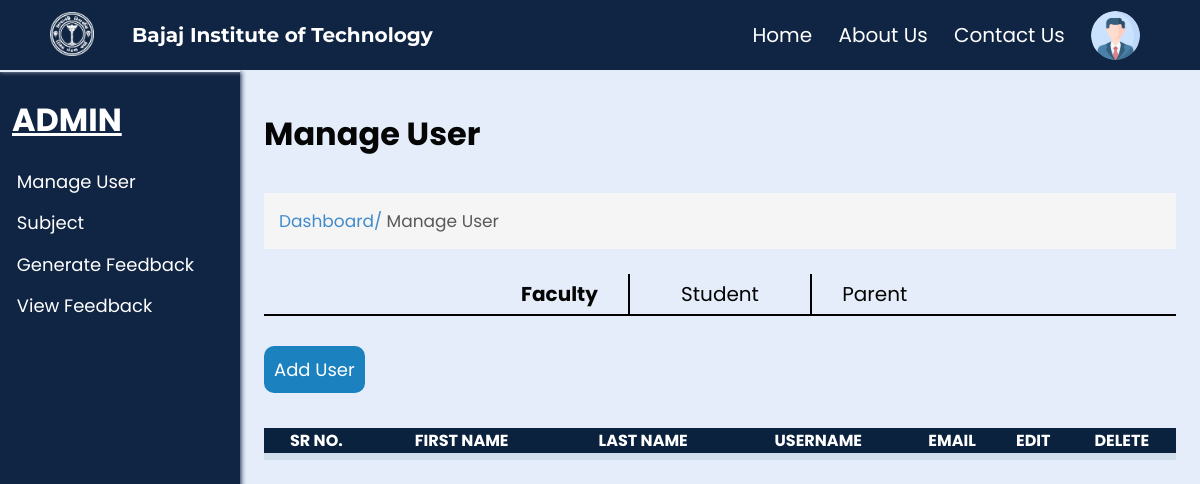
The app's page /ManageUser.php, older data.
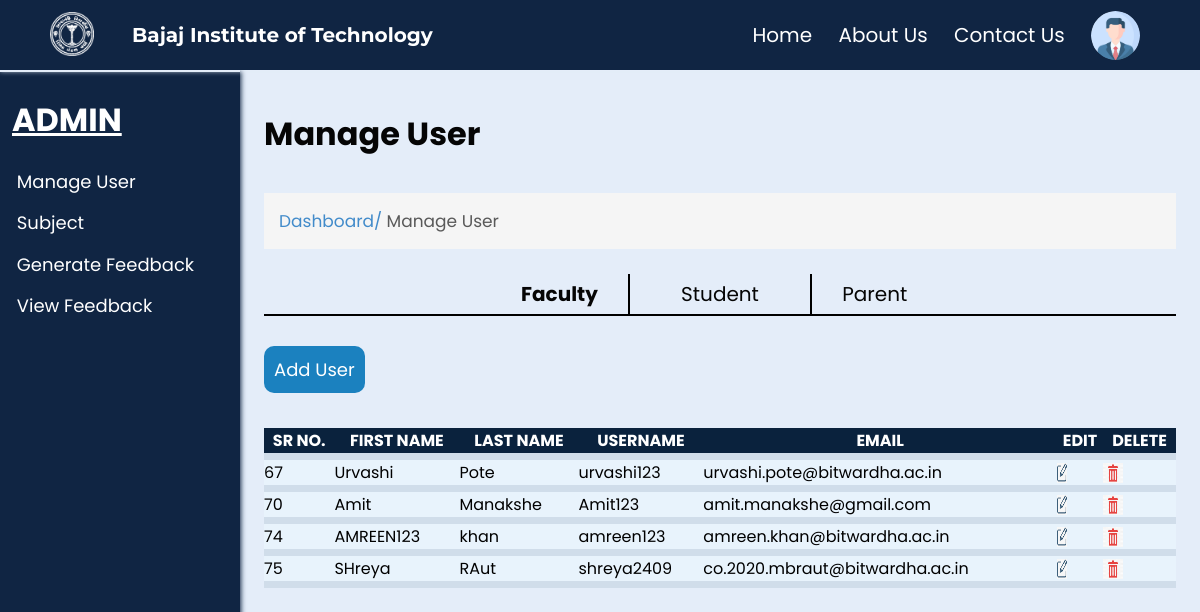
The same page, newer data.
### tables this page shows
CREATE TABLE `faculty` (
  `id` int(100) NOT NULL,
  `FNAME` text NOT NULL,
  `LNAME` text NOT NULL,
  `CONTACT` int(11) NOT NULL,
  `CATEGORY` text NOT NULL,
  `EMAIL` varchar(35) NOT NULL,
  `DEPARTMENT` text NOT NULL,
  `USERNAME` varchar(35) NOT NULL,
  `PASSWORD` varchar(35) NOT NULL
);

### ManageUser.php (the view, shortened to what this page needs)
<?php
include('connect.php');
$query1 = "select * from faculty";
$result = mysqli_query($conn, $query1);
?>
<html lang="en">
<head>
  <link rel="stylesheet" href="css/ManageUser.css?v=<?php echo time(); ?>">
  <link rel="stylesheet" href="css/common.css?v=<?php echo time(); ?>">
</head>
<body>
  <div class="nav">
    <div class="img">
      <img id="img" src="images/bitlogo_transparent.png" alt="BIT Logo">
    </div>
    <h2 id="heading">Bajaj Institute of Technology</h2>
    <div class="links" id="links">
      <a href="index.html" class="link">Home</a>
      <a href="#" class="link">About Us</a>
      <a href="#" class="link">Contact Us</a>
      <img src="images/user.png" alt="User" width="7%" style="border-radius: 50%;">
    </div>
  </div>
  <div class="spaces"></div>
  <div class="full">
    <div class="left">
      <h1>ADMIN</h1>
      <ul>
        <li><a href="ManageUser.html">Manage User</a></li>
        <li><a href="Subject.html">Subject</a></li>
        <li><a href="GFeedback.html">Generate Feedback</a></li>
        <li><a href="VFeedback.html">View Feedback</a></li>
      </ul>
    </div>
    <div class="right">
      <h1>Manage User</h1>
      <br>
      <p class="s1">Dashboard/ <span>Manage User</span></p>
      <br>
      <div class="select">
        <div class="select_user">
          <p class="display_faculty active" id="faculty" onclick="display_faculty()">Faculty</p>
          <p class="display_student" id="student" onclick="display_student()">Student</p>
          <p class="display_parent" id="parent" onclick="display_parent()">Parent</p>
        </div>
        <input type="submit" class="add_user" onclick="display()" value="Add User">
      </div>
      <div class="User">
      <table class="tablecontent" >
          <thead>
          <tr>
          <th>SR NO.</th>
            <th>FIRST NAME</th>
            <th>LAST NAME</th>
            <th>USERNAME</th>
            <th>EMAIL</th>
            <th>EDIT</th>
            <th>DELETE</th>
          </tr >
          </thead>
          <tbody>
          <tr>
            <?php
              while ($row = mysqli_fetch_assoc($result))
              {
                ?>
                 <td><?php echo $row['id'];?></td>
                 <td><?php echo $row['FNAME'];?></td>
                 <td><?php echo $row['LNAME'];?></td>
                 <td><?php echo $row['USERNAME'];?></td>
                 <td><?php echo $row['EMAIL'];?></td>
                 <td><a href="edit.php?fname=<?=$row['FNAME'];?>" name="edit"><img src= images/edit.png width="10" height="20"> </a></td>
                 <td><a href="edit.php?LNAME=<?=$row['LNAME'];?>" name="delete"><img src= images/delete.png width="20" height="20"></a></td>
                </tr>
                </tbody>
                <?php
                }
              ?>
        </table>
      </div>
    </div>
</body>
</html>

### css/ManageUser.css (style rules this page uses)
.right>p { margin-top: 10px; font-size: 17px; padding: 15px; background-color: #F5F5F5; color: #428BCA; }
span { color: rgb(89, 89, 89); }
h2 { color: white; }
.tablecontent { border-collapse: collapse; margin: 25px 0; font-size: 0.9 em; width: 100%; }
.tablecontent thead tr { background-color: #0a223d; color: white; text-align: left; }
.tablecontent th { text-align: center; }
.tablecontent th, .tablecontent td { border-bottom: 7px solid rgb(208, 221, 234); }
.tablecontent tbody tr { background-color: #e8f3fc; }
.select { width: 100%; }
.select_user { display: flex; align-items: center; justify-content: center; width: 100%; transition: 0.4s; }
.display_faculty { border-right: 1px solid #000; border-bottom: 2px solid black; padding: 5px 30px 5px 30px; text-align: right; font-size: 20px; width: 40%; cursor: pointer; }
.display_parent { border-left: 1px solid #000; border-bottom: 2px solid black; padding: 5px 30px 5px 30px; text-align: left; font-size: 20px; width: 40%; cursor: pointer; }
.display_student { padding: 5px 30px 5px 30px; width: 20%; font-size: 20px; border-left: 1px solid #000; border-right: 1px solid #000; cursor: pointer; text-align: center; border-bottom: 2px solid black; }
.add_user { font-size: 18px; background-color: #1B81BF; border: none; padding: 10px; color: white; margin: 30px 0 10px 0; border-radius: 10px; cursor: pointer; transition: 0.5s;; }
.active { font-weight: bold; }

### css/common.css (style rules this page uses)
* { margin: 0; padding: 0; box-sizing: border-box; font-family: 'Poppins', sans-serif; }
body { background-color: #E4EDF9; }
.nav { background-color: #102543; position: fixed; width: 100%; z-index: 100; height: 70px; box-shadow: 0px 1px 5px #E4EDF9; transition: 0.5s; }
.nav .img { transition: 0.5s; margin-left: 2%; padding: 1%; text-align: center; height: 100%; float: left; width: 8%; }
#img { height: 95%; transition: 0.5s; }
.nav .img img { height: 100%; width: auto; }
.links img { width: auto; height: 70%; }
.nav h2 { transition: 0.5s; color: white; display: flex; height: 70px; font-size: 20px; float: left; width: 30%; align-items: center; padding: 1%; font-family: 'Montserrat', sans-serif; }
.nav .links { margin-right: 5%; transition: 0.5s; display: flex; height: 70px; float: left; width: 55%; align-items: center; justify-content: right; gap: 4%; font-family: 'Montserrat', sans-serif; }
.links a { text-decoration: none; font-size: 20px; color: white; transition: 0.2s; }
.spaces { height: 70px; }
.full { width: 100%; max-width: 100%; min-height: 100%; margin: 0px; }
.left { height: 100vh; width: 20vw; background-color: #102543; color: white; border-top: 2px solid #E4EDF9; box-shadow: 1px 0px 5px #102543; position: fixed; }
.left h1 { margin: 10% 5%; text-decoration: underline; }
.right { width: 100%; padding: 5vh 2vw; padding-left: 22vw; color: rgb(5, 5, 5); }
.left ul { list-style-type: none; margin: 10% 7%; }
.left li { cursor: pointer; font-size: 18px; margin-top: 7%; transition: 0.5s; }
.left li a { text-decoration: none; color: white; }
.right>p { margin-top: 10px; font-size: 17px; padding: 15px; background-color: #F5F5F5; color: #428BCA; }

Row changes from the older to the newer data that the page shows:
added faculty: id "67", FNAME "Urvashi", LNAME "Pote", USERNAME "urvashi123", EMAIL "urvashi.pote@bitwardha.ac.in"
added faculty: id "70", FNAME "Amit", LNAME "Manakshe", USERNAME "Amit123", EMAIL "amit.manakshe@gmail.com"
added faculty: id "74", FNAME "AMREEN123", LNAME "khan", USERNAME "amreen123", EMAIL "amreen.khan@bitwardha.ac.in"
added faculty: id "75", FNAME "SHreya", LNAME "RAut", USERNAME "shreya2409", EMAIL "co.2020.mbraut@bitwardha.ac.in"
